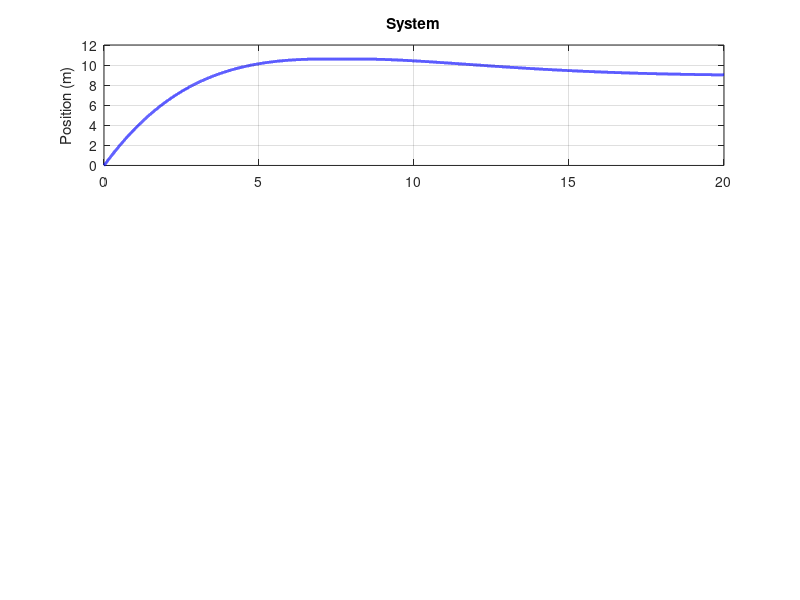

The MATLAB source for this figure: (Note: this script raises an error after producing the figure.)
%% 34602 Ingeniørarbejde 2: Target Retrieval System Simulation
% This script models the DC motor, H-Bridge limits, and PID Control

% --- 1. Electrical Parameters ---
V_supply = 10.0;    % Max voltage from H-Bridge (V)
I_limit = 2.0;      % Power Supply Current Limit (A)
R = 1.0;            % Armature resistance [Ohm]
L = 0.5e-3;         % Armature inductance [H]
Ke = 0.02;          % Back EMF constant [Vs/rad] (Adjusted to overcome TL)
Kt = 0.02;          % Torque constant [Nm/A]

% --- 2. Mechanical Parameters ---
TL = 1.8e-3;        % Static friction torque [Nm]
B = 0.4e-6;         % Viscous friction coefficient [Nms/rad]
J = 1.5e-6;         % Moment of inertia [kgm^2]

% --- 3. Scaling (7.5 turns = 1 cm) ---
% 1 rad -> (1/2pi) turns -> (1/(2pi*7.5)) cm -> (1/(2pi*7.5*100)) meters
rad_to_m = 1 / (2 * pi * 7.5);

% --- 4. Simulation Settings ---
dt = 0.0005;        % Time step (0.5ms for better numerical stability)
T_total = 20;        % Duration (5 seconds)
time = 0:dt:T_total;
N = length(time);

% --- 5. PID Controller Settings ---
target_pos = 9;   % Target position (meters)
curr_pos = 0;
Kp = .5;         % Proportional Gain
Ki = 0.1;          % Integral Gain
Kd = 0.1;       % Derivative Gain
t_s = 0.001;
fprintf('Chisel Gains: Kp=%.2f, Ki=%.2f, Kd=%.2f\n', Kp, Ki*t_s, Kd/t_s);

% --- 6. Initialization ---
curr_vel = 0;
curr_current = 0;
integral_error = 0;
prev_error = 0;

% Storage for plotting
pos_log = zeros(1, N);
current_log = zeros(1, N);
voltage_log = zeros(1, N);

% --- 7. Main Simulation Loop ---
for k = 1:N
    % --- CONTROLLER (Simulating FPGA Logic) ---
    error = target_pos - curr_pos;
    
    % Derivative calculation
    d_error = (error - prev_error) / dt;
    
    % Anti-Windup Logic: Only integrate if the motor isn't starving for current
    if abs(curr_current) < I_limit * 0.95 
        integral_error = integral_error + (error * dt);
    end
    
    % Summing the PID terms
    V_out = (Kp * error) + (Ki * integral_error) + (Kd * d_error);
    
    % H-Bridge Voltage Saturation
    V_out = max(min(V_out, V_supply), -V_supply);
    
    % --- PLANT PHYSICS (Simulating the DC Motor) ---
    
    % Electrical: di/dt = (V - iR - Ke*w) / L
    di_dt = (V_out - (curr_current * R) - (curr_vel * Ke)) / L;
    curr_current = curr_current + (di_dt * dt);
    
    % Apply Power Supply Current Limit (CC Mode)
    curr_current = max(min(curr_current, I_limit), -I_limit);
    
    % Mechanical: dw/dt = (Torque_motor - Torque_friction) / J
    torque_motor = curr_current * Kt;
    
    % Corrected Friction: Resists motion based on current velocity direction
    if abs(curr_vel) < 1e-3 && abs(torque_motor) < TL
        % Static case: If torque is less than static friction, motor doesn't move
        dw_dt = 0;
        curr_vel = 0;
    else
        % Dynamic case: Friction opposes the direction of movement
        torque_friction = (B * curr_vel) + (TL * sign(curr_vel + 1e-9));
        dw_dt = (torque_motor - torque_friction) / J;
        curr_vel = curr_vel + (dw_dt * dt);
    end
    
    % Translation: Calculate meters moved
    curr_pos = curr_pos + (curr_vel * rad_to_m * dt);
    
    % Log data for plotting
    pos_log(k) = curr_pos;
    current_log(k) = curr_current;
    voltage_log(k) = V_out;
    
    % Update history for next iteration
    prev_error = error;
end

% --- 8. Plotting ---
figure('Color', 'w', 'Name', 'Target Retrieval System');

subplot(3,1,1);
plot(time, pos_log, 'b', 'LineWidth', 2);
ylabel('Position (m)');
grid on; title('System');
yline(target_pos, '--r', 'Target');

subplot(3,1,2);
plot(time, current_log, 'r', 'LineWidth', 1.5);
ylabel('Current (A)');
yline(I_limit, '--k', '1A Supply Limit');
yline(-I_limit, '--k');
grid on;

subplot(3,1,3);
plot(time, voltage_log, 'g', 'LineWidth', 1.5);
ylabel('H-Bridge (V)');
xlabel('Time (s)');
grid on;
